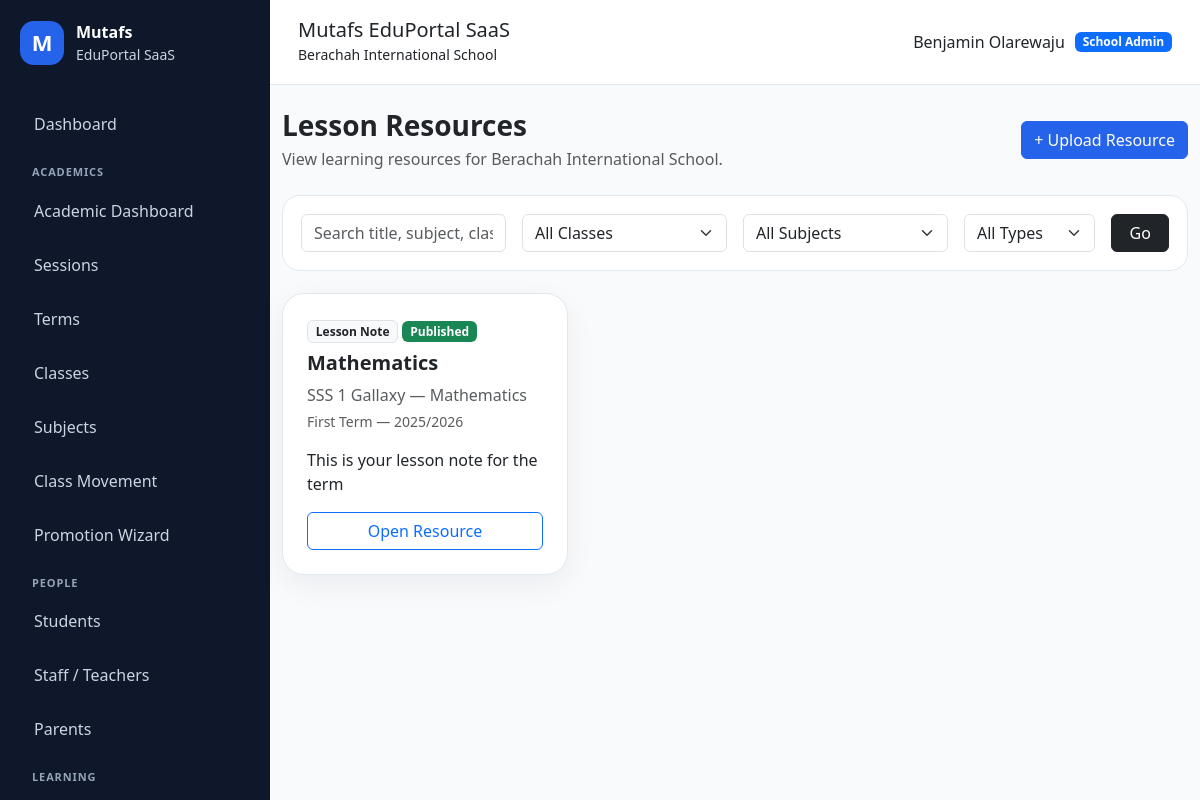
Page /lessons/resources/ (signed in) on the committed database.
### apps/schools/models.py (models this page shows, shortened)
class School(models.Model):
    class SubscriptionStatus(models.TextChoices):
        TRIAL = "TRIAL", "Trial"
        ACTIVE = "ACTIVE", "Active"
        EXPIRED = "EXPIRED", "Expired"
        SUSPENDED = "SUSPENDED", "Suspended"
    name = models.CharField(max_length=255)
    slug = models.SlugField(max_length=255, unique=True, db_index=True)
    portal_subpath = models.SlugField(
        max_length=255,
        unique=True,
        help_text="Public portal path, e.g. berachah-school",
    )
    code = models.CharField(max_length=50, unique=True, db_index=True)
    email = models.EmailField(blank=True)
    phone = models.CharField(max_length=30, blank=True)
    address = models.TextField(blank=True)
    logo = models.ImageField(upload_to="school_logos/", blank=True, null=True)
    result_stamp = models.ImageField(
        upload_to="school_stamps/",
        blank=True,
        null=True,
    )
    is_active = models.BooleanField(default=True)
    is_verified = models.BooleanField(default=False)
    subscription_status = models.CharField(
        max_length=20,
        choices=SubscriptionStatus.choices,
        default=SubscriptionStatus.TRIAL,
        db_index=True,
    )
    subscription_start_date = models.DateField(null=True, blank=True)
    subscription_end_date = models.DateField(null=True, blank=True)
    result_checker_enabled = models.BooleanField(default=True)
    cbt_enabled = models.BooleanField(default=True)
    finance_enabled = models.BooleanField(default=True)
    parent_portal_enabled = models.BooleanField(default=True)
    custom_domain = models.CharField(
        max_length=255,
        blank=True,
        db_index=True,
        help_text="Example: schoolname.com",
    )
    subdomain = models.SlugField(
        max_length=100,
        blank=True,
        db_index=True,
        help_text="Example: brightstar",
    )
    primary_color = models.CharField(
        max_length=20,
        default="#2563eb",
    )
    secondary_color = models.CharField(
        max_length=20,
        default="#0f172a",
    )
    accent_color = models.CharField(
        max_length=20,
        default="#22c55e",
    )
    maintenance_mode = models.BooleanField(default=False)
    maintenance_message = models.TextField(
        blank=True,
        default="This school portal is temporarily under maintenance.",
    )
    storage_limit_mb = models.PositiveIntegerField(default=500)
    allow_custom_branding = models.BooleanField(default=True)
    created_at = models.DateTimeField(auto_now_add=True)
    updated_at = models.DateTimeField(auto_now=True)
    class Meta:
        ordering = ["name"]
        indexes = [
            models.Index(fields=["slug"]),
            models.Index(fields=["portal_subpath"]),
            models.Index(fields=["subscription_status"]),
            models.Index(fields=["is_active"]),
        ]
    @property
    def is_subscription_expired(self):
        if not self.subscription_end_date:
            return False
        return timezone.localdate() > self.subscription_end_date

### apps/accounts/models.py (models this page shows, shortened)
class User(AbstractUser):
    class Role(models.TextChoices):
        SUPER_ADMIN = "SUPER_ADMIN", "Super Admin"
        SCHOOL_ADMIN = "SCHOOL_ADMIN", "School Admin"
        TEACHER = "TEACHER", "Teacher"
        STUDENT = "STUDENT", "Student"
        PARENT = "PARENT", "Parent/Guardian"
    email = models.EmailField(unique=True)
    role = models.CharField(
        max_length=30,
        choices=Role.choices,
        default=Role.STUDENT,
        db_index=True,
    )
    school = models.ForeignKey(
        "schools.School",
        on_delete=models.SET_NULL,
        null=True,
        blank=True,
        related_name="users",
    )
    phone = models.CharField(max_length=30, blank=True)
    profile_picture = models.ImageField(
        upload_to="profiles/",
        blank=True,
        null=True,
    )
    must_change_password = models.BooleanField(default=False)
    last_login_ip = models.GenericIPAddressField(null=True, blank=True)
    last_activity_at = models.DateTimeField(null=True, blank=True)
    failed_login_attempts = models.PositiveIntegerField(default=0)
    created_at = models.DateTimeField(auto_now_add=True)
    updated_at = models.DateTimeField(auto_now=True)
    REQUIRED_FIELDS = ["email"]
    class Meta:
        indexes = [
            models.Index(fields=["role"]),
            models.Index(fields=["school", "role"]),
            models.Index(fields=["email"]),
        ]
    @property
    def is_super_admin(self):
        return self.role == self.Role.SUPER_ADMIN
    @property
    def is_school_admin(self):
        return self.role == self.Role.SCHOOL_ADMIN
    @property
    def is_teacher(self):
        return self.role == self.Role.TEACHER
    @property
    def is_student(self):
        return self.role == self.Role.STUDENT
    @property
    def is_parent(self):
        return self.role == self.Role.PARENT

### apps/lessons/models.py (models this page shows, shortened)
class LessonResource(models.Model):
    class ResourceType(models.TextChoices):
        LESSON_NOTE = "LESSON_NOTE", "Lesson Note"
        ASSIGNMENT = "ASSIGNMENT", "Assignment"
        PRESENTATION = "PRESENTATION", "Presentation"
        VIDEO_LINK = "VIDEO_LINK", "Video Link"
        OTHER = "OTHER", "Other"
    school = models.ForeignKey(
        "schools.School",
        on_delete=models.CASCADE,
        related_name="lesson_resources",
    )
    title = models.CharField(max_length=255)
    resource_type = models.CharField(
        max_length=30,
        choices=ResourceType.choices,
        default=ResourceType.LESSON_NOTE,
    )
    session = models.ForeignKey(
        "academics.AcademicSession",
        on_delete=models.CASCADE,
        related_name="lesson_resources",
    )
    term = models.ForeignKey(
        "academics.AcademicTerm",
        on_delete=models.CASCADE,
        related_name="lesson_resources",
    )
    school_class = models.ForeignKey(
        "academics.SchoolClass",
        on_delete=models.CASCADE,
        related_name="lesson_resources",
    )
    subject = models.ForeignKey(
        "academics.Subject",
        on_delete=models.CASCADE,
        related_name="lesson_resources",
    )
    description = models.TextField(blank=True)
    file = models.FileField(upload_to="lesson_resources/", blank=True, null=True)
    external_link = models.URLField(blank=True)
    is_published = models.BooleanField(default=True)
    uploaded_by = models.ForeignKey(
        settings.AUTH_USER_MODEL,
        on_delete=models.SET_NULL,
        null=True,
        blank=True,
        related_name="uploaded_lesson_resources",
    )
    created_at = models.DateTimeField(auto_now_add=True)
    updated_at = models.DateTimeField(auto_now=True)
    class Meta:
        ordering = ["-created_at"]
        indexes = [
            models.Index(fields=["school", "school_class", "subject"]),
            models.Index(fields=["session", "term"]),
            models.Index(fields=["is_published"]),
        ]

### apps/academics/models.py (models this page shows, shortened)
class SchoolClass(models.Model):
    class Category(models.TextChoices):
        NURSERY = "NURSERY", "Nursery"
        PRIMARY = "PRIMARY", "Primary"
        JSS = "JSS", "Junior Secondary"
        SSS = "SSS", "Senior Secondary"
    school = models.ForeignKey(
        "schools.School",
        on_delete=models.CASCADE,
        related_name="classes",
    )
    name = models.CharField(max_length=100)
    category = models.CharField(max_length=20, choices=Category.choices)
    position_order = models.PositiveIntegerField(default=0)
    is_active = models.BooleanField(default=True)
    created_at = models.DateTimeField(auto_now_add=True)
    class Meta:
        ordering = ["position_order", "name"]
        unique_together = ("school", "name")

class Subject(models.Model):
    school = models.ForeignKey(
        "schools.School",
        on_delete=models.CASCADE,
        related_name="subjects",
    )
    name = models.CharField(max_length=150)
    code = models.CharField(max_length=30, blank=True)
    category = models.CharField(
        max_length=20,
        choices=SchoolClass.Category.choices,
        blank=True,
    )
    is_active = models.BooleanField(default=True)
    created_at = models.DateTimeField(auto_now_add=True)
    class Meta:
        ordering = ["name"]
        unique_together = ("school", "name")

class AcademicTerm(models.Model):
    class TermName(models.TextChoices):
        FIRST = "FIRST", "First Term"
        SECOND = "SECOND", "Second Term"
        THIRD = "THIRD", "Third Term"
    school = models.ForeignKey(
        "schools.School",
        on_delete=models.CASCADE,
        related_name="academic_terms",
    )
    session = models.ForeignKey(
        AcademicSession,
        on_delete=models.CASCADE,
        related_name="terms",
    )
    name = models.CharField(max_length=20, choices=TermName.choices)
    start_date = models.DateField(null=True, blank=True)
    end_date = models.DateField(null=True, blank=True)
    is_current = models.BooleanField(default=False)
    is_closed = models.BooleanField(default=False)
    closed_at = models.DateTimeField(null=True, blank=True)
    created_at = models.DateTimeField(auto_now_add=True)
    class Meta:
        ordering = ["session", "name"]
        unique_together = ("school", "session", "name")

class AcademicSession(models.Model):
    school = models.ForeignKey(
        "schools.School",
        on_delete=models.CASCADE,
        related_name="academic_sessions",
    )
    name = models.CharField(max_length=50)
    start_date = models.DateField(null=True, blank=True)
    end_date = models.DateField(null=True, blank=True)
    is_current = models.BooleanField(default=False)
    is_closed = models.BooleanField(default=False)
    closed_at = models.DateTimeField(null=True, blank=True)
    created_at = models.DateTimeField(auto_now_add=True)
    class Meta:
        ordering = ["-start_date", "-created_at"]
        unique_together = ("school", "name")

### apps/lessons/views.py (the view, shortened to what this page needs)
# urls.py: path("resources/", views.lesson_list, name="lesson_list"),
@login_required
@role_required(User.Role.SCHOOL_ADMIN, User.Role.TEACHER, User.Role.STUDENT)
def lesson_list(request):
    school = get_user_school(request)
    query = request.GET.get("q", "").strip()
    class_id = request.GET.get("class", "").strip()
    subject_id = request.GET.get("subject", "").strip()
    resource_type = request.GET.get("type", "").strip()
    resources = LessonResource.objects.filter(
        school=school,
    ).select_related(
        "session",
        "term",
        "school_class",
        "subject",
        "uploaded_by",
    )
    if request.user.is_teacher:
        classes, subjects = teacher_classes_and_subjects(request)
        resources = resources.filter(school_class__in=classes, subject__in=subjects)
        available_classes = classes
        available_subjects = subjects
    else:
        available_classes = SchoolClass.objects.filter(school=school, is_active=True)
        available_subjects = Subject.objects.filter(school=school, is_active=True)
    if class_id:
        resources = resources.filter(school_class_id=class_id)
    if subject_id:
        resources = resources.filter(subject_id=subject_id)
    if resource_type:
        resources = resources.filter(resource_type=resource_type)
    return render(request, "lessons/lesson_list.html", {
        "resources": resources,
        "query": query,
        "class_id": class_id,
        "subject_id": subject_id,
        "resource_type": resource_type,
        "classes": available_classes,
        "subjects": available_subjects,
        "resource_types": LessonResource.ResourceType.choices,
    })

### templates/lessons/lesson_list.html (shortened to what this page needs)
{% extends "base.html" %}
{% block content %}
<div class="d-flex flex-wrap justify-content-between align-items-center mb-4 gap-2">
    <div>
        <h3 class="fw-bold mb-1">Lesson Resources</h3>
        <p class="text-muted mb-0">View learning resources for {{ current_school.name }}.</p>
    </div>
    {% if request.user.is_school_admin or request.user.is_teacher %}
        <a href="{% url 'lesson_create' %}" class="btn btn-primary">+ Upload Resource</a>
    {% endif %}
</div>
<div class="filter-card">
    <form method="get" class="row g-3">
        <div class="col-md-3">
            <input type="text" name="q" value="{{ query }}" class="form-control" placeholder="Search title, subject, class...">
        </div>
        <div class="col-md-3">
            <select name="class" class="form-select">
                <option value="">All Classes</option>
            </select>
        </div>
        <div class="col-md-3">
            <select name="subject" class="form-select">
                <option value="">All Subjects</option>
            </select>
        </div>
        <div class="col-md-2">
            <select name="type" class="form-select">
                <option value="">All Types</option>
            </select>
        </div>
        <div class="col-md-1 d-grid">
            <button class="btn btn-dark">Go</button>
        </div>
    </form>
</div>
<div class="row g-4">
    {% for resource in resources %}
        <div class="col-md-6 col-lg-4">
            <div class="content-card h-100">
                <span class="badge bg-light text-dark border mb-2">
                    {{ resource.get_resource_type_display }}
                </span>
                {% if resource.is_published %}
                    <span class="badge bg-success mb-2">Published</span>
                {% else %}
                    <span class="badge bg-secondary mb-2">Draft</span>
                {% endif %}
                <h5 class="fw-bold">{{ resource.title }}</h5>
                <p class="text-muted mb-1">
                    {{ resource.school_class.name }} — {{ resource.subject.name }}
                </p>
                <p class="small text-muted">
                    {{ resource.term.get_name_display }} — {{ resource.session.name }}
                </p>
                <p>{{ resource.description|truncatechars:100 }}</p>
                <a href="{% url 'lesson_detail' resource.pk %}" class="btn btn-outline-primary w-100">
                    Open Resource
                </a>
            </div>
        </div>
    {% empty %}
        <div class="col-12">
            <div class="content-card text-center text-muted">
                No lesson resource found.
            </div>
        </div>
    {% endfor %}
</div>
{% endblock %}

### templates/partials/navbar.html
<header class="topbar">
    <div>
        <h5 class="mb-0">{{ APP_NAME }}</h5>
        {% if current_school %}
            <small>{{ current_school.name }}</small>
        {% else %}
            <small>{{ COMPANY_NAME }}</small>
        {% endif %}
    </div>
    <div class="topbar-user">
        {% if request.user.is_authenticated %}
            <span>{{ request.user.get_full_name|default:request.user.username }}</span>
            <span class="badge bg-primary">{{ request.user.get_role_display }}</span>
        {% endif %}
    </div>
</header>

### rows in the picture
School: name "Berachah International School"
User: user.get_full_name "Benjamin Olarewaju", user.role "School Admin"
LessonResource: resource_type "Lesson Note", is_published "Published", title "Mathematics", school_class.name "SSS 1 Gallaxy", subject.name "Mathematics", term.name "First Term", session.name "2025/2026", description "This is your lesson note for the term"

### other values in the picture
{{ APP_NAME }} "Mutafs EduPortal SaaS"
